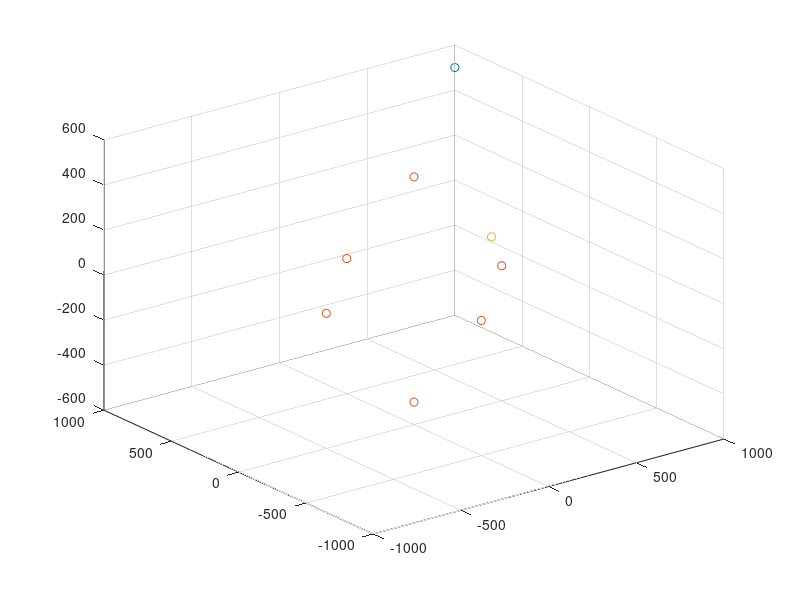

The MATLAB source for this figure: (Note: this script raises an error after producing the figure.)
% 参数设置
c = 3e8;                    % 光速 (m/s)
% Tx_pos = [5e3,11e3,10e3;    % 发射机位置 (m)
%           8.5e3,8e3,5e3;
%           11e3,4e3,1e3];
% Rx_pos = [7e3,9.5e3,2.5e3;  % 接收机位置 (m)
%           10e3,6.5e3,4.5e3;
%           12e3,2e3,5e3;
%           14e3,1e3,7.5e3];


Tx_pos = [1000,1000,500];    % 发射机位置 (m)


% 使用准均匀球面分布
[theta,phi] = meshgrid(linspace(pi/2,2*pi,2), linspace(-pi/2,pi/2,3));
% Rx_pos = 1000*[cos(theta(:)).*cos(phi(:)),...
%               sin(theta(:)).*cos(phi(:)),...
%               sin(phi(:))];
d = 500; 
Rx_pos = [0,0,d;
           0,0,-d;
           d,0,0;
            -d,0,0;
           0,d,0;
           0,-d,0];

% Rx_pos = [1000*sin(0:pi/4:pi/2).*cos(0:pi/6:pi/3);
%           1000*sin(0:pi/4:pi/2).*sin(0:pi/6:pi/3); 
%           1000*cos(0:pi/4:pi/2);                  ]';

u_true = [250;-250;250];     % 真实目标位置 (m)

%% 场景
figure
scatter3(Tx_pos(1),Tx_pos(2),Tx_pos(3),'red');hold on;
scatter3(Rx_pos(:,1),Rx_pos(:,2),Rx_pos(:,3),'blue');
scatter3(u_true(1),u_true(2),u_true(3));


M = size(Tx_pos,1);          % 发射机数量
N = size(Rx_pos,1);          % 接收机数量
numMC = 2000;                % 蒙特卡洛仿真次数

% 仿真参数设置
% sigma_t_values = 20:5:100;    % 时间测量噪声 (ns)
% sigma_AOA_fixed = 2;       % 固定角度噪声 (度)
% sigma_AOA_values = 1:0.5:3; % 角度噪声范围 (度)
sigma_r_db = -40:5:5;
sigma_t_values = db2mag(sigma_r_db)/3e8*1e9;

% sigma_t_values = 1:1:1.6;    % 时间测量噪声 (ns)
sigma_AOA_fixed = 0.02;       % 固定角度噪声 (度)
sigma_AOA_values = 0.01:0.01:0.1; % 角度噪声范围 (度)

% 预存储结果
MSE_hybrid = zeros(length(sigma_t_values),1);
CRLB_hybrid = zeros(length(sigma_t_values),1);
MSE_AOA = zeros(length(sigma_AOA_values),1);
CRLB_AOA = zeros(length(sigma_AOA_values),1);

%% 仿真1：固定角度噪声，变化BR噪声
for idx = 1:length(sigma_t_values)
    sigma_t = sigma_t_values(idx)*1e-9; % 转换为秒
    sigma_r = c*sigma_t;               % BR噪声标准差 (m)
    sigma_AOA = deg2rad(sigma_AOA_fixed); % 转换为弧度
    
    % 预存储估计结果
    estimates = zeros(3,numMC);
    
    % 蒙特卡洛仿真
    for mc = 1:numMC
        % 生成测量噪声
        noise_r = sigma_r * randn(M,N);
        noise_theta = sigma_AOA * randn(N,1);
        noise_phi = sigma_AOA * randn(N,1);
        
        % 生成带噪声的测量值
        [BR_meas, AOA_theta_meas, AOA_phi_meas] = generate_measurements(u_true, Tx_pos, Rx_pos, noise_r, noise_theta, noise_phi);
        
        % 两阶段定位算法
        u_est = two_stage_estimator(BR_meas, AOA_theta_meas, AOA_phi_meas, Tx_pos, Rx_pos, sigma_r, sigma_AOA);
        
        estimates(:,mc) = u_est;
    end
    
    % 计算MSE
    MSE_hybrid(idx) = mean(sum((estimates - u_true).^2,1));
    
    % 计算CRLB
    CRLB_hybrid(idx) = trace(compute_CRLB(u_true, Tx_pos, Rx_pos, sigma_r, sigma_AOA));
end

% %% 仿真2：固定BR噪声，变化角度噪声
% sigma_t_fixed = 40e-9;       % 固定时间噪声 (40ns)
% sigma_r_fixed = c*sigma_t_fixed; % 固定BR噪声 (m)
% 
% for idx = 1:length(sigma_AOA_values)
%     sigma_AOA = deg2rad(sigma_AOA_values(idx)); % 转换为弧度
% 
%     % 预存储估计结果
%     estimates = zeros(3,numMC);
% 
%     % 蒙特卡洛仿真
%     for mc = 1:numMC
%         % 生成测量噪声
%         noise_r = sigma_r_fixed * randn(M,N);
%         noise_theta = sigma_AOA * randn(N,1);
%         noise_phi = sigma_AOA * randn(N,1);
% 
%         % 生成带噪声的测量值
%         [BR_meas, AOA_theta_meas, AOA_phi_meas] = generate_measurements(u_true, Tx_pos, Rx_pos, noise_r, noise_theta, noise_phi);
% 
%         % 两阶段定位算法
%         u_est = two_stage_estimator(BR_meas, AOA_theta_meas, AOA_phi_meas, Tx_pos, Rx_pos, sigma_r_fixed, sigma_AOA);
% 
%         estimates(:,mc) = u_est;
%     end
% 
%     % 计算MSE
%     MSE_AOA(idx) = mean(sum((estimates - u_true).^2,1));
% 
%     % 计算CRLB
%     CRLB_AOA(idx) = trace(compute_CRLB(u_true, Tx_pos, Rx_pos, sigma_r_fixed, sigma_AOA));
% end

%% 绘制结果
figure('Position',[100 100 800 600])
% hold on;
% 图1：BR噪声变化
% subplot(2,1,1)
plot(db(sigma_t_values*1e-9*3e8), 10*log10(MSE_hybrid),'k-o','LineWidth',2,'MarkerSize',8)
hold on
plot(db(sigma_t_values*1e-9*3e8), 10*log10(CRLB_hybrid),'r--','LineWidth',2)
grid on
xlabel('Time Measurement Noise \sigma_t (ns)')
ylabel('10log(MSE (m^2))')
legend('Proposed Method','CRLB','Location','northwest')
title('Localization Performance vs BR Measurement Noise')

% % 图2：AOA噪声变化
% subplot(2,1,2)
% semilogy(sigma_AOA_values, 10*log10(MSE_AOA),'k-o','LineWidth',2,'MarkerSize',8)
% hold on
% semilogy(sigma_AOA_values, 10*log10(CRLB_AOA),'r--','LineWidth',2)
% grid on
% xlabel('AOA Measurement Noise \sigma_{AOA} (degree)')
% ylabel('10log(MSE (m^2))')
% legend('Proposed Method','CRLB','Location','northwest')
% title('Localization Performance vs AOA Measurement Noise')

%% 辅助函数
function [BR_meas, AOA_theta_meas, AOA_phi_meas] = generate_measurements(u, Tx, Rx, noise_r, noise_theta, noise_phi)
    M = size(Tx,1);
    N = size(Rx,1);
    BR_meas = zeros(M,N);
    
    for i = 1:M
        for j = 1:N
            d_ij = norm(Tx(i,:)-Rx(j,:));
            r_i = norm(u - Tx(i,:)');
            r_j = norm(u - Rx(j,:)');
            BR_true = r_i + r_j - d_ij;
            BR_meas(i,j) = BR_true + noise_r(i,j);
        end
    end
    
    AOA_theta_meas = zeros(N,1);
    AOA_phi_meas = zeros(N,1);
    for j = 1:N
        dx = u(1) - Rx(j,1);
        dy = u(2) - Rx(j,2);
        dz = u(3) - Rx(j,3);
        % AOA_theta_true = atan2(dy, dx);
        AOA_phi_true = asin(dz/norm(u - Rx(j,:)'));
        % AOA_theta_meas(j) = AOA_theta_true + noise_theta(j);
        AOA_phi_meas(j) = AOA_phi_true + noise_phi(j);
    end
end

function CRLB = compute_CRLB(u, Tx, Rx, sigma_r, sigma_AOA)
    M = size(Tx,1);
    N = size(Rx,1);
    
    % 计算Fisher信息矩阵
    FIM = zeros(3);
    
    % BR部分的Fisher信息
    for i = 1:M
        for j = 1:N
            r_i = u - Tx(i,:)';
            r_j = u - Rx(j,:)';
            dr_dx = (r_i/norm(r_i) + r_j/norm(r_j))';
            FIM = FIM + (dr_dx'*dr_dx)/(sigma_r^2);
        end
    end
    
    % AOA部分的Fisher信息
    for j = 1:N
        r_j = u - Rx(j,:)';
        dx = r_j(1); dy = r_j(2); dz = r_j(3);
        rho_xy = norm(r_j(1:2));
        
        % 方位角导数
        % dtheta_dx = -dy/(dx^2 + dy^2);
        % dtheta_dy = dx/(dx^2 + dy^2);
        % dtheta_dz = 0;
        % grad_theta = [dtheta_dx; dtheta_dy; dtheta_dz];
        
        % 俯仰角导数
        dphi_dx = (-dx*dz)/(norm(r_j)^2*rho_xy);
        dphi_dy = (-dy*dz)/(norm(r_j)^2*rho_xy);
        dphi_dz = rho_xy/(norm(r_j)^2);
        grad_phi = [dphi_dx; dphi_dy; dphi_dz];
        
        FIM = FIM + (grad_phi*grad_phi')/(sigma_AOA^2);
        % (grad_theta*grad_theta')/(sigma_AOA^2) + ...
                    
    end
    
    CRLB = inv(FIM);
end

function u_est = two_stage_estimator(BR_meas, AOA_theta, AOA_phi, Tx, Rx, sigma_r, sigma_AOA)
    M = size(Tx,1);
    N = size(Rx,1);
    
    % 第一阶段：构建伪线性方程
    h1 = [];
    G1 = [];
    
    % BR测量部分
    for i = 1:M
        for j = 1:N
            d_ij(i,j) = norm(Tx(i,:) - Rx(j,:));
            term = BR_meas(i,j)^2 + 2*BR_meas(i,j)*d_ij(i,j) + 2*(Rx(j,:)-Tx(i,:))*Rx(j,:)';
            h1 = [h1; term];
            
            G_row = [2*(Rx(j,:)-Tx(i,:)), zeros(1,j-1), 2*(BR_meas(i,j)+d_ij(i,j)), zeros(1,N-j)];
            G1 = [G1; G_row];
        end
    end

    % AOA测量部分
    for j = 1:N
        % 方位角
        % vj = [cos(AOA_theta(j)); sin(AOA_theta(j)); 0];
        % wj = [-sin(AOA_theta(j)); cos(AOA_theta(j)); 0];
        % h1 = [h1; wj'*Rx(j,:)'];
        % G_row = [wj', zeros(1,N)];
        % G1 = [G1; G_row];
        
        % 俯仰角
        kj = [0; 0; 1];
        h1 = [h1; kj'*Rx(j,:)'];
        G_row = [kj', zeros(1,j-1), -sin(AOA_phi(j)), zeros(1,N-j)];
        G1 = [G1; G_row];
    end
    
    % 构造A矩阵
    A  = [-G1,h1];
    Q  = diag([repmat(1/sigma_r^2, M*N, 1); 
              % repmat(1/sigma_AOA^2, N, 1);
              repmat(1/sigma_AOA^2, N, 1)]);
    B = eye(size(Q,1));
    % rd_hat = [reshape(BR_meas',[9,1]); AOA_theta;AOA_phi]';
    rd_hat = [reshape(BR_meas',[N,1]); AOA_phi]';
%     W1 = inv(B * Q * B');
    W1 = inv(Q);
    
    %%% 计算delta_A
    delta_G1 = [];
    delta_h1 = [];

    % Omega      = [zeros(3,3),zeros(3,N+1);zeros(10,3),OmegaTilde];
for k = 1:3  % 重复以提高加权矩阵W1  
    for i = 1:N
        for j = 1:N
            if j==i
                Omega_11(i,j) = W1(i,i)*Q(i,i)+cos(AOA_phi(j))^2*Q(N+i,N+i)*W1(N+i,N+i);
            
            else
                Omega_11(i,j) = 0;
            end

        end
    end
    Omega_12 =[];
    for i = 1:N
        Omega_12 = [Omega_12;2*Q(i,i)*W1(i,i)*(rd_hat(i)+ d_ij(1,i))];
    end
    Omega_21 = Omega_12';
    Omega_22 = 0;
    for i = 1:N
        Omega_22 = Omega_22 + Q(i,i)*W1(i,i)*4*(rd_hat(i)+ d_ij(1,i))^2 ;
    end
    OmegaTilde = [Omega_11,Omega_12;Omega_21,Omega_22];




    At = A' * W1 * A;
    NN = 3; % 原参数维度
    A11 = At(1:NN, 1:NN);
    A12 = At(1:NN, NN+1:end);
    A21 = At(NN+1:end,1:NN);
    A22 = At(NN+1:end, NN+1:end);
    Av1 = -inv(A11) * A12;
    % OmegaTilde(1, 1) = trace(W1 * Q); 
    % OmegaTilde(1, 2) = trace(W1 * diag(rd_hat) * Q);
    % OmegaTilde(2, 1) = OmegaTilde(1, 2); %%% 这里是矩阵求迹法则？
    % OmegaTilde(2, 1) = trace(diag(rd_hat) * W1 * Q);
    % OmegaTilde(2, 2) = trace(diag(rd_hat) * W1 * diag(rd_hat) * Q);
    % OmegaTilde = OmegaTilde;  % 实际上不需要
    J = inv(OmegaTilde) * (A22 + A21 * Av1);
    D = min(eig(J))
    [E,F] = eig(J);
    for i = 1:size(E,1)
       if F(i,i) == D
           v2 = [E(:,i)];
       end
    end
    v2 = v2/v2(end);
    % lambda = 0.5 * ((J(1, 1) + J(2, 2)) - sqrt((J(1, 1) - J(2, 2))^2 + 4 * J(1, 2) * J(2, 1)));
    % v2 = [(lambda - J(2, 2)) / J(2, 1); 1];
    v1 = Av1 * v2;
    psi1 = [v1; v2(1:end-1)];
    u_hat = psi1(1:3);
    r_hat = psi1(4:end);
    rd_hat = psi1;
    W1 = compute_W1(u_hat, Tx, Rx, r_hat, AOA_theta, AOA_phi, sigma_r, sigma_AOA);
end
    % 第一阶段WLS估计

    % 使用第一阶段估计的 u_hat 计算 B1 和 W1
    
    % Psi = inv(G1'*W1*G1) * (G1'*W1*h1);
    % u_hat = Psi(1:3);
    % r_hat = Psi(4:end);
    % for i = 1:20
    %     W1 = compute_W1(u_hat, Tx, Rx, BR_meas, AOA_theta, AOA_phi, sigma_r, sigma_AOA);
    %     Psi = inv(G1'*W1*G1) * (G1'*W1*h1);
    %     u_hat = Psi(1:3);
    %     r_hat = Psi(4:end);
    % end
    % 第二阶段：误差修正
    h2 = [];
    G2 = [];
    % h2(1:3) = u_hat;
    % G2(1:3,:) = -eye(3);
    
    % for j = 1:N
    %     h2(3+j) = r_hat(j)^2 - norm(u_hat - Rx(j,:)')^2;
    %     G2(3+j,:) = -2*(u_hat - Rx(j,:)')';
    % end
    for j = 1:N
        term = r_hat(j)^2 - norm(u_hat - Rx(j,:)')^2;
        h2 = [h2; term];
        G2_row = [ -2*(u_hat - Rx(j,:)')' ];
        G2 = [G2; G2_row];
    end
    h2 = [zeros(3,1); h2];
    G2 = [ -eye(3); G2 ];
    % W2 = diag([ones(3,1); 1./(4*r_hat.^2*sigma_r^2)]);
    B_psi = 2 * diag(r_hat);
    B2 = blkdiag(eye(3), B_psi);
    inv_B2 = blkdiag(eye(3), diag(1./(2*r_hat))); % B_psi 的逆是对角元素取倒数
    cov_Psi = inv(G1' * W1 * G1); % 第一阶段协方差矩阵
    W2 = inv_B2' * inv(cov_Psi) * inv_B2; % 论文公式
    delta_u = inv(G2'*W2*G2) * (G2'*W2*h2);
    
    u_est = u_hat - delta_u;





% % WLS求解第二阶段
% W2 = eye(size(G2,1));  % 初始权重矩阵（简化为单位矩阵）
% delta_u = (G2' * W2 * G2) \ (G2' * W2 * h2);
% u_final = u_hat - delta_u(1:3);


end

function W1 = compute_W1(u, Tx, Rx, BR_meas, AOA_theta, AOA_phi, sigma_r, sigma_AOA)
    M = size(Tx,1);
    N = size(Rx,1);
    
    % 1. 计算 B_r
    r_t = zeros(M,1);
    for i = 1:M
        r_t(i) = norm(u - Tx(i,:)'); % 目标到发射机的距离
    end
    B_r = 2 * kron(eye(N), diag(r_t));
    
    % 2. 计算 B_theta
    % B_theta = zeros(N);
    % for j = 1:N
    %     vj = [cos(AOA_theta(j)); sin(AOA_theta(j)); 0];
    %     B_theta(j,j) = vj' * (u - Rx(j,:)');
    % end
    
    % 3. 计算 B_phi
    B_phi = zeros(N);
    for j = 1:N
        r_j = norm(u - Rx(j,:)');
        B_phi(j,j) = cos(AOA_phi(j)) * r_j;
    end
    
    % 4. 构造 B1
    % B1 = blkdiag(B_r, B_theta, B_phi);
    B1 = blkdiag(B_r, B_phi);
    
    % 5. 计算 Q_m
    Q_r = sigma_r^2 * eye(M*N);
    % Q_theta = sigma_AOA^2 * eye(N);
    Q_phi = sigma_AOA^2 * eye(N);
    % Q_m = blkdiag(Q_r, Q_theta, Q_phi);
    Q_m = blkdiag(Q_r, Q_phi);
    
    % 6. 计算 W1
    inv_B1 = inv(B1);
    W1 = inv_B1' * inv(Q_m) * inv_B1;
end